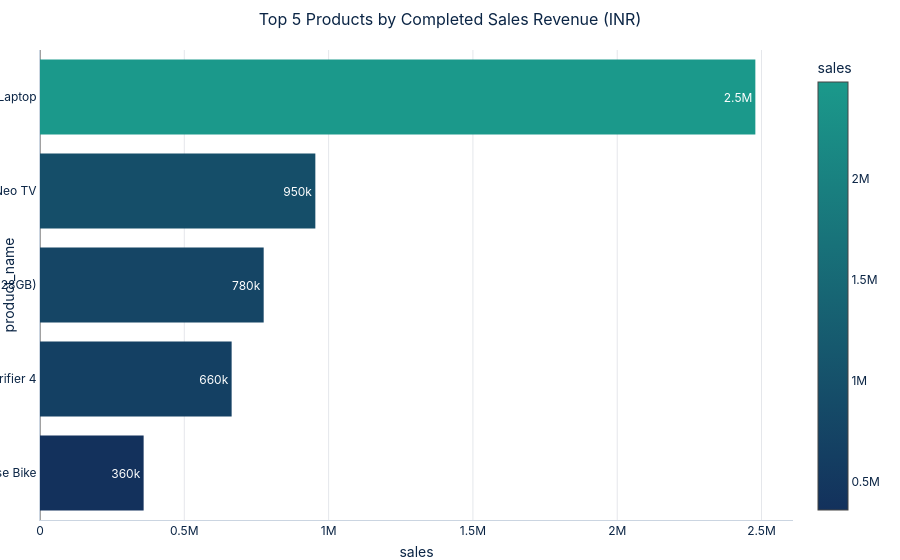

Here is the notebook cell this chart was saved with:
### Markdown cell above
## 6. Product Analysis

Best-selling items by revenue and physical units, profitability champions, and category performance gaps.

### Code cell
# 6.1 Top 5 Products by Revenue
top_rev = top_n(df, by="product_name", metric="sales", n=5)
display(top_rev[["product_name", "sales", "profit", "margin_pct", "orders", "sales_contribution_pct"]])

# 6.2 Top 5 Products by Units
top_units = top_n(df, by="product_name", metric="units", n=5)
display(top_units[["product_name", "units", "sales", "profit", "margin_pct"]])

fig_top_rev = px.bar(
    top_rev,
    x="sales",
    y="product_name",
    orientation="h",
    title="Top 5 Products by Completed Sales Revenue (INR)",
    text_auto=".2s",
    color="sales",
    color_continuous_scale=[[0, THEME_COLORS["blue"]], [1, THEME_COLORS["teal"]]],
)
fig_top_rev.update_layout(yaxis=dict(autorange="reversed"))
fig_top_rev.show()

### Figure 1 — Plotly figure (JSON) as saved in the notebook; plotly's stock layout.template omitted (floating-point values rounded to 4 significant figures)
{"data": [{"hovertemplate": "sales=%{marker.color}<br>product_name=%{y}<extra></extra>", "legendgroup": "", "marker": {"color": [2479000.0, 954000.0, 775000.0, 664000.0, 359100.0], "coloraxis": "coloraxis", "pattern": {"shape": ""}}, "name": "", "orientation": "h", "showlegend": false, "textposition": "auto", "texttemplate": "%{x:.2s}", "type": "bar", "x": [2479000.0, 954000.0, 775000.0, 664000.0, 359100.0], "xaxis": "x", "y": ["HP 15s Ryzen 5 16GB/512GB SSD Laptop", "Samsung 43-inch Crystal 4K Neo TV", "OnePlus Nord CE 5G (128GB)", "Mi Smart Air Purifier 4", "Cultsport Smart Magnetic Spin Exercise Bike"], "yaxis": "y"}], "layout": {"barmode": "relative", "coloraxis": {"autocolorscale": false, "colorbar": {"title": {"text": "sales"}}, "colorscale": [[0, "#13315C"], [1, "#1B998B"]]}, "legend": {"tracegroupgap": 0}, "title": {"text": "Top 5 Products by Completed Sales Revenue (INR)"}, "xaxis": {"anchor": "y", "domain": [0.0, 1.0], "title": {"text": "sales"}}, "yaxis": {"anchor": "x", "autorange": "reversed", "domain": [0.0, 1.0], "title": {"text": "product_name"}}}}
